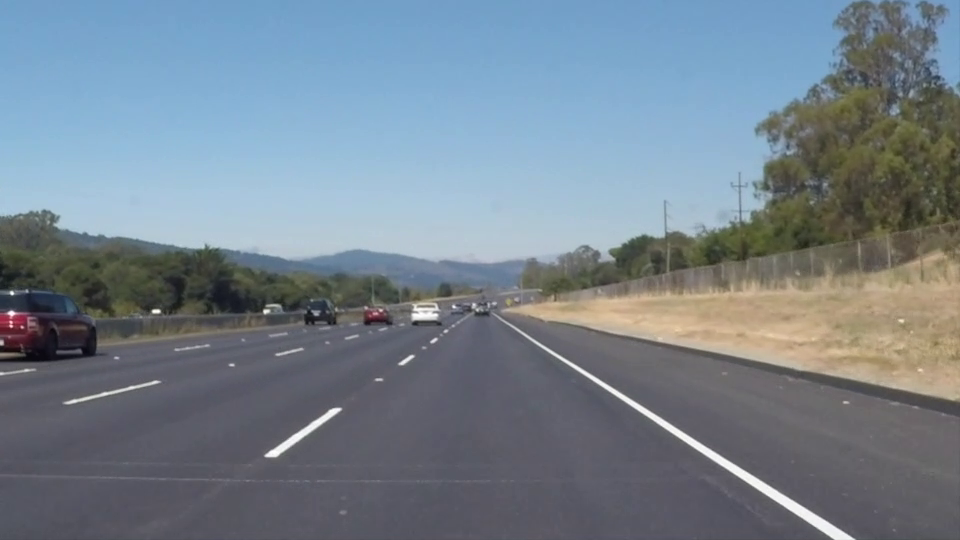
#> input picture frame 22 of videos/solidWhiteRight.mp4, 960 x 540 px
$ python lane_detection_BGR.py
#> lines starting #> are read from the running program, lines starting #| are printed output that depends on the picture; after the words box and inside, x2 and y2 are one past the last pixel; in counts of white or black regions, pixels touching at a corner belong together; long printed decimals are rounded
### RC_Controls.py
import RPi.GPIO as GPIO
import time


servo_signal = 3
throttle_signal = 2
GPIO.setmode(GPIO.BCM)
GPIO.setup(servo_signal, GPIO.OUT)
GPIO.setup(throttle_signal, GPIO.OUT)
servo_pwm = GPIO.PWM(servo_signal, 100)
servo_pwm.start(0)
throttle_pwm = GPIO.PWM(throttle_signal, 100)
throttle_pwm.start(0)


def translate(value, leftMin, leftMax, rightMin, rightMax):
    # Figure out how 'wide' each range is
    leftSpan = leftMax - leftMin
    rightSpan = rightMax - rightMin
    # Convert the left range into a 0-1 range (float)
    valueScaled = float(value - leftMin) / float(leftSpan)
    # Convert the 0-1 range into a value in the right range.
    return rightMin + (valueScaled * rightSpan)


# [15 lines left out: functions limit, throttle_control, not called in this run]

def update(angle,speed=0):
    duty = translate(float(angle), 0,180,20,10.7)
    servo_pwm.ChangeDutyCycle(duty)
    throttle_pwm.ChangeDutyCycle(float(speed))


def shutdown():
    GPIO.cleanup()

# [4 lines that do not run on import are left out]

### lane_detection_BGR.py
import cv2
import numpy as np
import glob
import time
import RC_Controls as rc

def filter_region(image, vertices):
    """
    Create the mask using the vertices and apply it to the input image
    """
    mask = np.zeros_like(image)
    if len(mask.shape) == 2:
        cv2.fillPoly(mask, vertices, 255)
    else:
        cv2.fillPoly(mask, vertices, (255,) * mask.shape[2])  # in case, the input image has a channel dimension
    return cv2.bitwise_and(image, mask)


def select_region(image):
    """
    It keeps the region surrounded by the `vertices` (i.e. polygon).  Other area is set to 0 (black).
    """
    # first, define the polygon by vertices
    rows, cols = image.shape[:2]
    bottom_left = [cols * 0.1, rows * 0.95]
    top_left = [cols * 0.4, rows * 0.6]
    bottom_right = [cols * 0.9, rows * 0.95]
    top_right = [cols * 0.6, rows * 0.6]
    # the vertices are an array of polygons (i.e array of arrays) and the data type must be integer
    vertices = np.array([[bottom_left, top_left, top_right, bottom_right]], dtype=np.int32)
    return filter_region(image, vertices)


def draw_lines(image, lines, color=(0, 0, 255), thickness=2, make_copy=True):
    # the lines returned by cv2.HoughLinesP has the shape (-1, 1, 4)
    if make_copy:
        image = np.copy(image) # don't want to modify the original
    for line in lines:
        for x1,y1,x2,y2 in line:
            cv2.line(image, (x1, y1), (x2, y2), color, thickness)
    return image


def slope(x1, y1, x2, y2):
    return (float(y2)-float(y1))/(float(x2)-float(x1))


def lane_slopes_finder(img, lane):
    h, w, c = img.shape
    slopes = []
    intercepts = []
    for line in lane:
        for x1, y1, x2, y2 in line:
            m = slope(x1, y1, x2, y2)
            intercept = y1 - m * x1
            slopes.append(m)
            intercepts.append(intercept)

    mean_slope = np.mean(slopes)
    x_top = int((mean_slope*(h/2))+(w/2))
    x_bottom = int((-mean_slope*(h/2))+(w/2))
    cv2.line(img, (w/2, 0), (w/2, h), (255, 0, 0), 2)
    cv2.line(img, (x_bottom, h), (x_top, 0), (0, 255, 0), 2)
    return mean_slope

def limit(num,minn,maxx):
    if num<minn:
        num=minn
    elif num>maxx:
        num=maxx
    return num


# ---------------------------------------------------------------

cap = cv2.VideoCapture('videos/solidWhiteRight.mp4')
times = []

while cap.isOpened():
    time1 = time.time()
    ret, road = cap.read()
#> road is the input picture: shape (540, 960, 3); mean B, G, R 141.9, 130.7, 117.7
    road = cv2.resize(road, (420,240))
#> road: shape (240, 420, 3)
    gray_road = cv2.cvtColor(road, cv2.COLOR_BGR2GRAY)
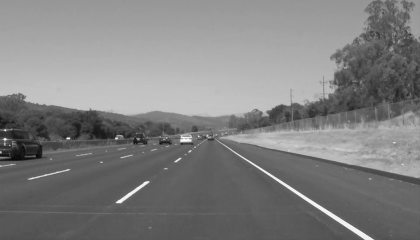
#> gray_road: shape (240, 420); min 9, max 253, mean 128
    roi = select_region(gray_road)
#> in filter_region, `cv2.fillPoly(mask, vertices, 255)`:
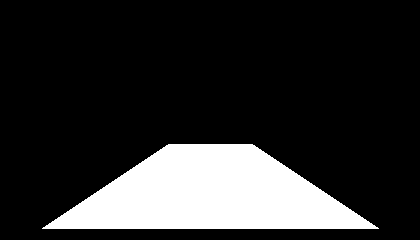
#> mask: shape (240, 420); 17.8% white; 1 white region, box (x1, y1, x2, y2) and area: (42, 144, 379, 229) 17977
#> in filter_region, `return cv2.bitwise_and(image, mask)`:
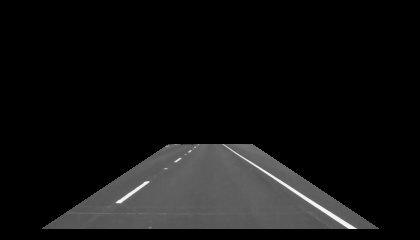
#> returned value: shape (240, 420); min 0, max 251, mean 17.5
    retval, threshold = cv2.threshold(roi, 200, 255, cv2.THRESH_BINARY)
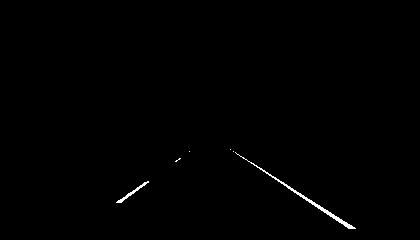
#> threshold: shape (240, 420); 0.46% white in thin lines or dots, all inside (x1, y1, x2, y2) = (116, 149, 356, 229)
    edges = cv2.Canny(threshold, 100, 150)
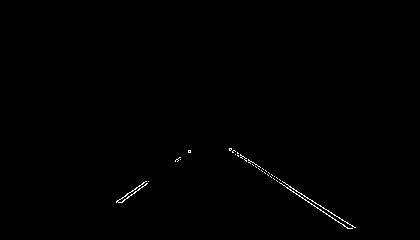
#> edges: shape (240, 420); 0.37% white in thin lines or dots, all inside (x1, y1, x2, y2) = (116, 148, 356, 229)
    houghLines = cv2.HoughLinesP(edges, rho=1, theta=np.pi/180, threshold=20, minLineLength=20, maxLineGap=300)
#> houghLines = [[229, 149, 350, 228], [231, 148, 352, 226], [230, 148, 323, 208], [116, 202, 188, 150], [121, 202, 190, 152], [287, 188, 348, 228]]
    lane_lines = draw_lines(road, houghLines)
#> the loop in draw_lines, `for line in lines:` made 6 passes
#> after the loop in draw_lines, `for line in lines:`:
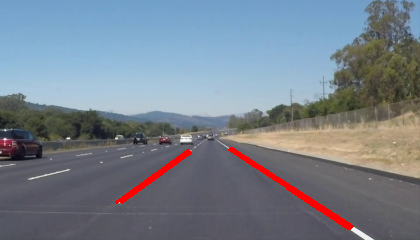
#> image: shape (240, 420, 3); mean of channels 0, 1, 2 139.7, 128.5, 119.2; drawn as B, G, R
    mean_slope = lane_slopes_finder(lane_lines, np.array(houghLines))
#> the loop in lane_slopes_finder, `for line in lane:` made 6 passes
#> after the loop in lane_slopes_finder, `for line in lane:`: intercepts = [-0.512, -0.909, -0.387, 285.8, 289.7, -0.197]; slopes = [0.653, 0.645, 0.645, -0.722, -0.725, 0.656]
#> in lane_slopes_finder, `mean_slope = np.mean(slopes)`: mean_slope = 0.192
#> in lane_slopes_finder, `x_top = int((mean_slope*(h/2))+(w/2))`: x_top = 233
#> in lane_slopes_finder, `x_bottom = int((-mean_slope*(h/2))+(w/2))`: x_bottom = 186
#> in lane_slopes_finder, `cv2.line(img, (x_bottom, h), (x_top, 0), (0, 255, 0), 2)`:
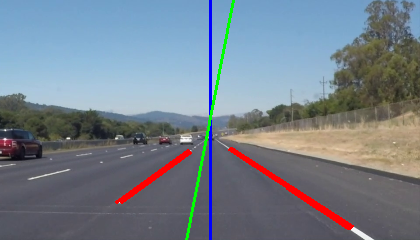
#> img: shape (240, 420, 3); mean of channels 0, 1, 2 139.2, 128.4, 117.5; drawn as B, G, R
#> mean_slope = 0.192
    # [5 lines of commented-out code are left out]
    angle= limit(float(rc.translate(mean_slope,3,-3,0,180)),0,180)
#> in translate, `valueScaled = float(value - leftMin) / float(leftSpan)`: valueScaled = 0.468
#> angle = 84.24
    rc.update(angle)
#> in update, `duty = translate(float(angle), 0,180,20,10.7)`: duty = 15.65
    cv2.imshow('Lanes', lane_lines)

    time2 = time.time()
    times.append(time2-time1)
    print ('\n')
    print ('Angle:',angle)
#| Angle: 84.242
    print ('Slope:',mean_slope)
#| Slope: 0.1919
    print ('FPS:',np.mean(times)**-1)
    k = cv2.waitKey(30) & 0xFF
#> (key q is pressed here)
    if k == ord('q'):
        break

cap.release()
cv2.destroyAllWindows()

$ run again, starting later in the video
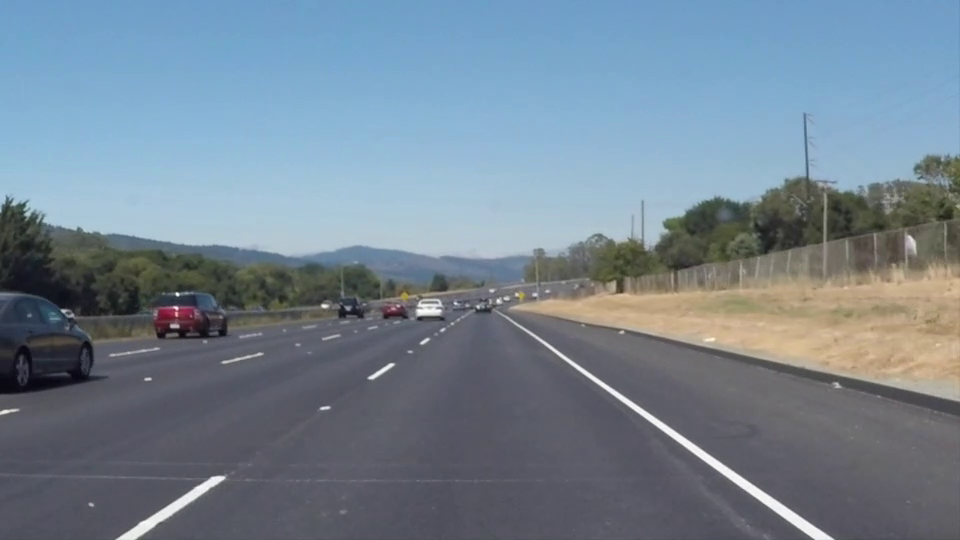
#> input picture frame 99 of videos/solidWhiteRight.mp4, 960 x 540 px
#> road is the input picture: shape (540, 960, 3); mean B, G, R 146, 132.3, 116.7
#> road: shape (240, 420, 3)
#> mask: shape (240, 420); 17.8% white; 1 white region, box (x1, y1, x2, y2) and area: (42, 144, 379, 229) 17977
#> threshold: shape (240, 420); 0.46% white in thin lines or dots, all inside (x1, y1, x2, y2) = (68, 146, 348, 229)
#> edges: shape (240, 420); 0.37% white in thin lines or dots, all inside (x1, y1, x2, y2) = (67, 145, 348, 230)
#> houghLines = [[228, 145, 342, 228], [229, 145, 346, 227], [228, 147, 340, 228], [67, 228, 187, 150], [230, 145, 347, 227], [228, 146, 339, 227], [74, 228, 187, 152]]
#> the loop in draw_lines, `for line in lines:` made 7 passes
#> after the loop in draw_lines, `for line in lines:`:
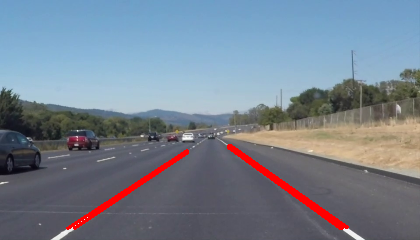
#> image: shape (240, 420, 3); mean of channels 0, 1, 2 143.3, 129.7, 118.9; drawn as B, G, R
#> the loop in lane_slopes_finder, `for line in lane:` made 7 passes
#> after the loop in lane_slopes_finder, `for line in lane:`: intercepts = [-21, -15.5, -17.89, 271.6, -16.2, -20.38, 277.8]; slopes = [0.728, 0.701, 0.723, -0.65, 0.701, 0.73, -0.673]
#> in lane_slopes_finder, `mean_slope = np.mean(slopes)`: mean_slope = 0.323
#> x_top = 248
#> x_bottom = 171
#> in lane_slopes_finder, `cv2.line(img, (x_bottom, h), (x_top, 0), (0, 255, 0), 2)`:
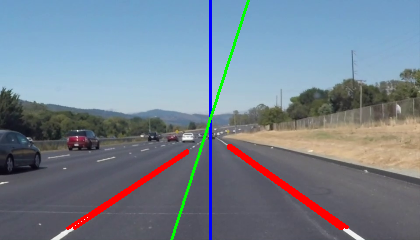
#> img: shape (240, 420, 3); mean of channels 0, 1, 2 142.8, 129.6, 117.3; drawn as B, G, R
#> `mean_slope = lane_slopes_finder(lane_lines, np.array(houghLines))`: mean_slope = 0.323
#> valueScaled = 0.446
#> angle = 80.31
#> duty = 15.85
#| Angle: 80.314
#| Slope: 0.3229

$ run again, starting later in the video
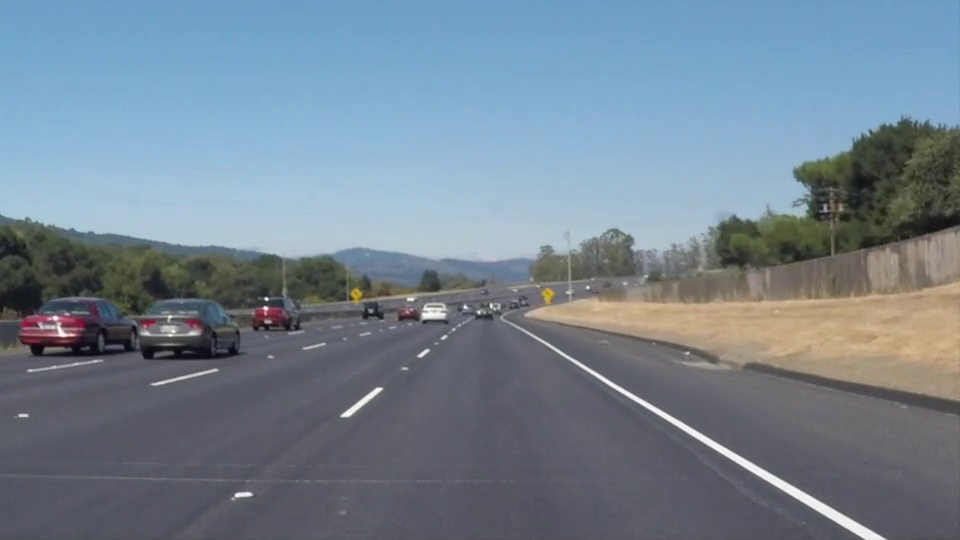
#> input picture frame 176 of videos/solidWhiteRight.mp4, 960 x 540 px
#> road is the input picture: shape (540, 960, 3); mean B, G, R 145.2, 131.6, 116.5
#> road: shape (240, 420, 3)
#> mask: shape (240, 420); 17.8% white; 1 white region, box (x1, y1, x2, y2) and area: (42, 144, 379, 229) 17977
#> threshold: shape (240, 420); 0.39% white in thin lines or dots, all inside (x1, y1, x2, y2) = (103, 149, 368, 229)
#> edges: shape (240, 420); 0.32% white in thin lines or dots, all inside (x1, y1, x2, y2) = (103, 148, 368, 230)
#> houghLines = [[232, 148, 367, 229], [300, 192, 360, 228], [232, 150, 362, 228], [234, 148, 366, 227], [107, 218, 194, 148]]
#> the loop in draw_lines, `for line in lines:` made 5 passes
#> after the loop in draw_lines, `for line in lines:`:
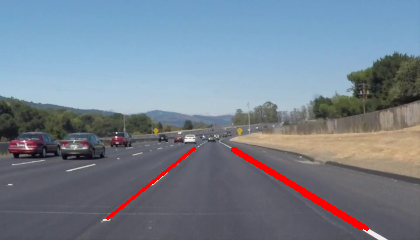
#> image: shape (240, 420, 3); mean of channels 0, 1, 2 143.1, 129.6, 118; drawn as B, G, R
#> the loop in lane_slopes_finder, `for line in lane:` made 5 passes
#> after the loop in lane_slopes_finder, `for line in lane:`: intercepts = [8.8, 12, 10.8, 7.95, 304.1]; slopes = [0.6, 0.6, 0.6, 0.598, -0.805]
#> in lane_slopes_finder, `mean_slope = np.mean(slopes)`: mean_slope = 0.319
#> x_top = 248
#> x_bottom = 171
#> in lane_slopes_finder, `cv2.line(img, (x_bottom, h), (x_top, 0), (0, 255, 0), 2)`:
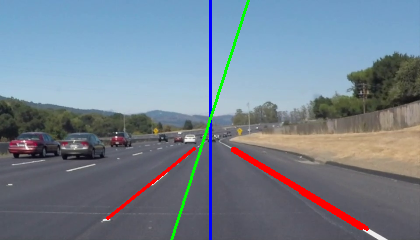
#> img: shape (240, 420, 3); mean of channels 0, 1, 2 142.7, 129.5, 116.4; drawn as B, G, R
#> `mean_slope = lane_slopes_finder(lane_lines, np.array(houghLines))`: mean_slope = 0.319
#> valueScaled = 0.447
#> angle = 80.44
#> duty = 15.84
#| Angle: 80.437
#| Slope: 0.3188
